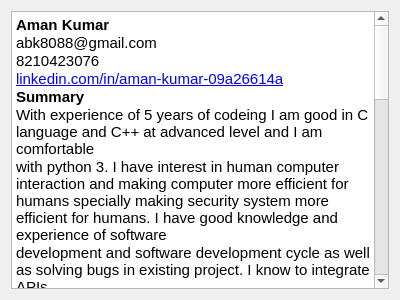
<?xml version="1.0" encoding="UTF-8"?>
<ui version="4.0">
 <class>Dialog</class>
 <widget class="QDialog" name="Dialog">
  <property name="geometry">
   <rect>
    <x>0</x>
    <y>0</y>
    <width>400</width>
    <height>300</height>
   </rect>
  </property>
  <property name="windowTitle">
   <string>Dialog</string>
  </property>
  <layout class="QHBoxLayout" name="horizontalLayout">
   <item>
    <widget class="QTextBrowser" name="textBrowser">
     <property name="html">
      <string>&lt;!DOCTYPE HTML PUBLIC &quot;-//W3C//DTD HTML 4.0//EN&quot; &quot;http://www.w3.org/TR/REC-html40/strict.dtd&quot;&gt;
&lt;html&gt;&lt;head&gt;&lt;meta name=&quot;qrichtext&quot; content=&quot;1&quot; /&gt;&lt;style type=&quot;text/css&quot;&gt;
p, li { white-space: pre-wrap; }
&lt;/style&gt;&lt;/head&gt;&lt;body style=&quot; font-family:'MS Shell Dlg 2'; font-size:8pt; font-weight:400; font-style:normal;&quot;&gt;
&lt;p style=&quot; margin-top:0px; margin-bottom:0px; margin-left:0px; margin-right:0px; -qt-block-indent:0; text-indent:0px;&quot;&gt;&lt;span style=&quot; font-family:'Arial','serif'; font-size:11pt; font-weight:600; color:#000000;&quot;&gt;Aman Kumar&lt;/span&gt;&lt;/p&gt;
&lt;p style=&quot; margin-top:0px; margin-bottom:0px; margin-left:0px; margin-right:0px; -qt-block-indent:0; text-indent:0px;&quot;&gt;&lt;span style=&quot; font-family:'Arial','serif'; font-size:11pt; color:#000000;&quot;&gt;abk8088@gmail.com&lt;/span&gt;&lt;/p&gt;
&lt;p style=&quot; margin-top:0px; margin-bottom:0px; margin-left:0px; margin-right:0px; -qt-block-indent:0; text-indent:0px;&quot;&gt;&lt;span style=&quot; font-family:'Arial','serif'; font-size:11pt; color:#000000;&quot;&gt;8210423076&lt;/span&gt;&lt;/p&gt;
&lt;p style=&quot; margin-top:0px; margin-bottom:0px; margin-left:0px; margin-right:0px; -qt-block-indent:0; text-indent:0px;&quot;&gt;&lt;a href=&quot;https://www.linkedin.com/in/aman-kumar-09a26614a&quot;&gt;&lt;span style=&quot; font-family:'Arial','serif'; font-size:11pt; text-decoration: underline; color:#0000ff;&quot;&gt;linkedin.com/in/aman-kumar-09a26614a&lt;/span&gt;&lt;/a&gt;&lt;/p&gt;
&lt;p style=&quot; margin-top:0px; margin-bottom:0px; margin-left:0px; margin-right:0px; -qt-block-indent:0; text-indent:0px;&quot;&gt;&lt;span style=&quot; font-family:'Arial','serif'; font-size:11pt; font-weight:600; color:#000000;&quot;&gt;Summary&lt;/span&gt;&lt;/p&gt;
&lt;p style=&quot; margin-top:0px; margin-bottom:0px; margin-left:0px; margin-right:0px; -qt-block-indent:0; text-indent:0px;&quot;&gt;&lt;span style=&quot; font-family:'Arial','serif'; font-size:11pt; color:#000000;&quot;&gt;With experience of 5 years of codeing I am good in C language and C++ at advanced level and I am comfortable&lt;/span&gt;&lt;/p&gt;
&lt;p style=&quot; margin-top:0px; margin-bottom:0px; margin-left:0px; margin-right:0px; -qt-block-indent:0; text-indent:0px;&quot;&gt;&lt;span style=&quot; font-family:'Arial','serif'; font-size:11pt; color:#000000;&quot;&gt;with python 3. I have interest in human computer interaction and making computer more efficient for humans specially making security system more efficient for humans. I have good knowledge and experience of software&lt;/span&gt;&lt;/p&gt;
&lt;p style=&quot; margin-top:0px; margin-bottom:0px; margin-left:0px; margin-right:0px; -qt-block-indent:0; text-indent:0px;&quot;&gt;&lt;span style=&quot; font-family:'Arial','serif'; font-size:11pt; color:#000000;&quot;&gt;development and software development cycle as well as solving bugs in existing project. I know to integrate APIs&lt;/span&gt;&lt;/p&gt;
&lt;p style=&quot; margin-top:0px; margin-bottom:0px; margin-left:0px; margin-right:0px; -qt-block-indent:0; text-indent:0px;&quot;&gt;&lt;span style=&quot; font-family:'Arial','serif'; font-size:11pt; color:#000000;&quot;&gt;in existing project and manage them and use them.&lt;/span&gt;&lt;/p&gt;
&lt;p style=&quot; margin-top:0px; margin-bottom:0px; margin-left:0px; margin-right:0px; -qt-block-indent:0; text-indent:0px;&quot;&gt;&lt;span style=&quot; font-family:'Arial','serif'; font-size:11pt; font-weight:600; color:#000000;&quot;&gt;Experience&lt;/span&gt;&lt;/p&gt;
&lt;p style=&quot; margin-top:0px; margin-bottom:0px; margin-left:0px; margin-right:0px; -qt-block-indent:0; text-indent:0px;&quot;&gt;&lt;span style=&quot; font-family:'Arial','serif'; font-size:11pt; font-weight:600; color:#000000;&quot;&gt;Intern&lt;/span&gt;&lt;/p&gt;
&lt;p style=&quot; margin-top:0px; margin-bottom:0px; margin-left:0px; margin-right:0px; -qt-block-indent:0; text-indent:0px;&quot;&gt;&lt;span style=&quot; font-family:'Arial','serif'; font-size:11pt; color:#000000;&quot;&gt;Vyorius&lt;/span&gt;&lt;/p&gt;
&lt;p style=&quot; margin-top:0px; margin-bottom:0px; margin-left:0px; margin-right:0px; -qt-block-indent:0; text-indent:0px;&quot;&gt;&lt;span style=&quot; font-family:'Arial','serif'; font-size:11pt; color:#000000;&quot;&gt;Mar 2021 - May 2021 (3 months)&lt;/span&gt;&lt;/p&gt;
&lt;p style=&quot; margin-top:0px; margin-bottom:0px; margin-left:0px; margin-right:0px; -qt-block-indent:0; text-indent:0px;&quot;&gt;&lt;span style=&quot; font-family:'Arial','serif'; font-size:11pt; color:#000000;&quot;&gt;Started to work as qt/qml software developer intern. It is very great opportunity for me and I have been&lt;/span&gt;&lt;/p&gt;
&lt;p style=&quot; margin-top:0px; margin-bottom:0px; margin-left:0px; margin-right:0px; -qt-block-indent:0; text-indent:0px;&quot;&gt;&lt;span style=&quot; font-family:'Arial','serif'; font-size:11pt; color:#000000;&quot;&gt;learning lot of new things as well as polishing my theoretical knowledge in real life project.&lt;/span&gt;&lt;/p&gt;
&lt;p style=&quot; margin-top:0px; margin-bottom:0px; margin-left:0px; margin-right:0px; -qt-block-indent:0; text-indent:0px;&quot;&gt;&lt;span style=&quot; font-family:'Arial','serif'; font-size:11pt; color:#000000;&quot;&gt;In this internship I am learning to integrate APIs in existing project, solving bugs in project and finding&lt;/span&gt;&lt;/p&gt;
&lt;p style=&quot; margin-top:0px; margin-bottom:0px; margin-left:0px; margin-right:0px; -qt-block-indent:0; text-indent:0px;&quot;&gt;&lt;span style=&quot; font-family:'Arial','serif'; font-size:11pt; color:#000000;&quot;&gt;new bugs as a part of development. Also learnt to use javascript efficiently with Qml. I am working on&lt;/span&gt;&lt;/p&gt;
&lt;p style=&quot; margin-top:0px; margin-bottom:0px; margin-left:0px; margin-right:0px; -qt-block-indent:0; text-indent:0px;&quot;&gt;&lt;span style=&quot; font-family:'Arial','serif'; font-size:11pt; color:#000000;&quot;&gt;frontend as well as backend which is giving me good experience.&lt;/span&gt;&lt;/p&gt;
&lt;p style=&quot; margin-top:0px; margin-bottom:0px; margin-left:0px; margin-right:0px; -qt-block-indent:0; text-indent:0px;&quot;&gt;&lt;span style=&quot; font-family:'Arial','serif'; font-size:11pt; font-weight:600; color:#000000;&quot;&gt;Education&lt;/span&gt;&lt;/p&gt;
&lt;p style=&quot; margin-top:0px; margin-bottom:0px; margin-left:0px; margin-right:0px; -qt-block-indent:0; text-indent:0px;&quot;&gt;&lt;span style=&quot; font-family:'Arial','serif'; font-size:11pt; font-weight:600; color:#000000;&quot;&gt;Chandigarh University&lt;/span&gt;&lt;/p&gt;
&lt;p style=&quot; margin-top:0px; margin-bottom:0px; margin-left:0px; margin-right:0px; -qt-block-indent:0; text-indent:0px;&quot;&gt;&lt;span style=&quot; font-family:'Arial','serif'; font-size:11pt; color:#000000;&quot;&gt;UG, Computer science engineering&lt;/span&gt;&lt;/p&gt;
&lt;p style=&quot; margin-top:0px; margin-bottom:0px; margin-left:0px; margin-right:0px; -qt-block-indent:0; text-indent:0px;&quot;&gt;&lt;span style=&quot; font-family:'Arial','serif'; font-size:11pt; color:#000000;&quot;&gt;2020 - 2024&lt;/span&gt;&lt;/p&gt;
&lt;p style=&quot; margin-top:0px; margin-bottom:0px; margin-left:0px; margin-right:0px; -qt-block-indent:0; text-indent:0px;&quot;&gt;&lt;span style=&quot; font-family:'Arial','serif'; font-size:11pt; font-weight:600; color:#000000;&quot;&gt;MGM High School - India&lt;/span&gt;&lt;/p&gt;
&lt;p style=&quot; margin-top:0px; margin-bottom:0px; margin-left:0px; margin-right:0px; -qt-block-indent:0; text-indent:0px;&quot;&gt;&lt;span style=&quot; font-family:'Arial','serif'; font-size:11pt; color:#000000;&quot;&gt;+2, PCM with CS&lt;/span&gt;&lt;/p&gt;
&lt;p style=&quot; margin-top:0px; margin-bottom:0px; margin-left:0px; margin-right:0px; -qt-block-indent:0; text-indent:0px;&quot;&gt;&lt;span style=&quot; font-family:'Arial','serif'; font-size:11pt; color:#000000;&quot;&gt;2018 - 2020&lt;/span&gt;&lt;/p&gt;
&lt;p style=&quot; margin-top:0px; margin-bottom:0px; margin-left:0px; margin-right:0px; -qt-block-indent:0; text-indent:0px;&quot;&gt;&lt;span style=&quot; font-family:'Arial','serif'; font-size:11pt; font-weight:600; color:#000000;&quot;&gt;Raghukul Academy&lt;/span&gt;&lt;/p&gt;
&lt;p style=&quot; margin-top:0px; margin-bottom:0px; margin-left:0px; margin-right:0px; -qt-block-indent:0; text-indent:0px;&quot;&gt;&lt;span style=&quot; font-family:'Arial','serif'; font-size:11pt; color:#000000;&quot;&gt;High school, Science and maths&lt;/span&gt;&lt;/p&gt;
&lt;p style=&quot; margin-top:0px; margin-bottom:0px; margin-left:0px; margin-right:0px; -qt-block-indent:0; text-indent:0px;&quot;&gt;&lt;span style=&quot; font-family:'Arial','serif'; font-size:11pt; color:#000000;&quot;&gt;2017 - 2018&lt;/span&gt;&lt;/p&gt;
&lt;p style=&quot; margin-top:0px; margin-bottom:0px; margin-left:0px; margin-right:0px; -qt-block-indent:0; text-indent:0px;&quot;&gt;&lt;span style=&quot; font-family:'Arial','serif'; font-size:11pt; font-weight:600; color:#000000;&quot;&gt;Skills&lt;/span&gt;&lt;/p&gt;
&lt;p style=&quot; margin-top:0px; margin-bottom:0px; margin-left:0px; margin-right:0px; -qt-block-indent:0; text-indent:0px;&quot;&gt;&lt;span style=&quot; font-family:'Arial','serif'; font-size:11pt; color:#000000;&quot;&gt;C (Programming Language)&lt;/span&gt;&lt;/p&gt;
&lt;p style=&quot; margin-top:0px; margin-bottom:0px; margin-left:0px; margin-right:0px; -qt-block-indent:0; text-indent:0px;&quot;&gt;&lt;span style=&quot; font-family:'Arial','serif'; font-size:11pt; color:#000000;&quot;&gt;• Cybersecurity&lt;/span&gt;&lt;/p&gt;
&lt;p style=&quot; margin-top:0px; margin-bottom:0px; margin-left:0px; margin-right:0px; -qt-block-indent:0; text-indent:0px;&quot;&gt;&lt;span style=&quot; font-family:'Arial','serif'; font-size:11pt; color:#000000;&quot;&gt;• Algorithms&lt;/span&gt;&lt;/p&gt;
&lt;p style=&quot; margin-top:0px; margin-bottom:0px; margin-left:0px; margin-right:0px; -qt-block-indent:0; text-indent:0px;&quot;&gt;&lt;span style=&quot; font-family:'Arial','serif'; font-size:11pt; color:#000000;&quot;&gt;• Data Structures&lt;/span&gt;&lt;/p&gt;
&lt;p style=&quot; margin-top:0px; margin-bottom:0px; margin-left:0px; margin-right:0px; -qt-block-indent:0; text-indent:0px;&quot;&gt;&lt;span style=&quot; font-family:'Arial','serif'; font-size:11pt; color:#000000;&quot;&gt;• Artificial Intelligence (AI)&lt;/span&gt;&lt;/p&gt;
&lt;p style=&quot; margin-top:0px; margin-bottom:0px; margin-left:0px; margin-right:0px; -qt-block-indent:0; text-indent:0px;&quot;&gt;&lt;span style=&quot; font-family:'Arial','serif'; font-size:11pt; color:#000000;&quot;&gt;• Penetration Testing&lt;/span&gt;&lt;/p&gt;
&lt;p style=&quot; margin-top:0px; margin-bottom:0px; margin-left:0px; margin-right:0px; -qt-block-indent:0; text-indent:0px;&quot;&gt;&lt;span style=&quot; font-family:'Arial','serif'; font-size:11pt; color:#000000;&quot;&gt;• C++&lt;/span&gt;&lt;/p&gt;
&lt;p style=&quot; margin-top:0px; margin-bottom:0px; margin-left:0px; margin-right:0px; -qt-block-indent:0; text-indent:0px;&quot;&gt;&lt;span style=&quot; font-family:'Arial','serif'; font-size:11pt; color:#000000;&quot;&gt;• Linux Server&lt;/span&gt;&lt;/p&gt;
&lt;p style=&quot; margin-top:0px; margin-bottom:0px; margin-left:0px; margin-right:0px; -qt-block-indent:0; text-indent:0px;&quot;&gt;&lt;span style=&quot; font-family:'Arial','serif'; font-size:11pt; color:#000000;&quot;&gt;• Windows Server&lt;/span&gt;&lt;/p&gt;
&lt;p style=&quot; margin-top:0px; margin-bottom:0px; margin-left:0px; margin-right:0px; -qt-block-indent:0; text-indent:0px;&quot;&gt;&lt;span style=&quot; font-family:'Arial','serif'; font-size:11pt; color:#000000;&quot;&gt;• Python&lt;/span&gt;&lt;/p&gt;&lt;/body&gt;&lt;/html&gt;</string>
     </property>
    </widget>
   </item>
  </layout>
 </widget>
 <resources/>
 <connections/>
</ui>
